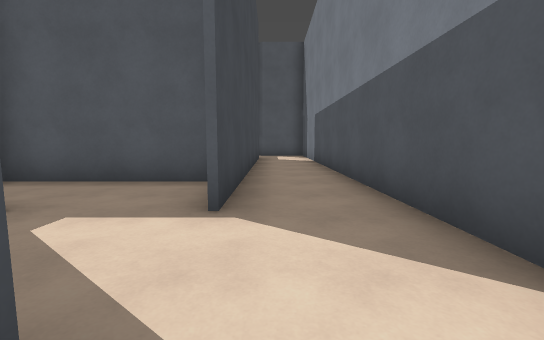
[1] (above)

23 first-person views from a walk through a Godot game level. The camera is 1.3 m above the floor, tilts 6° down and sees 90° across. The floor is counted in squares, 2 m on a side. Each view is taken from the middle of a square. On the plan, view 1 faces up. The plan holds only what a view shows up to about 9 squares ahead; the rest is blank. Surface patterns are stand-ins for the level's own textures.

[2]
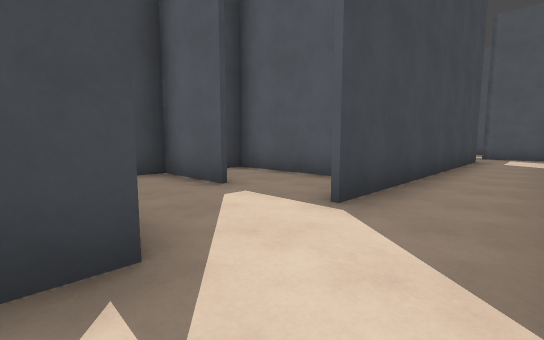

[3]
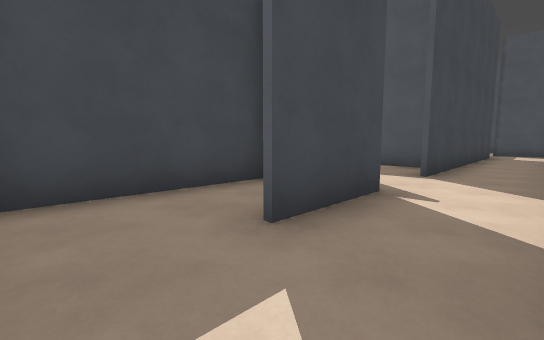

[4]
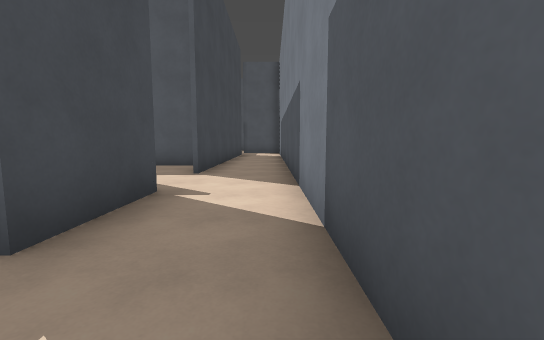

[5]
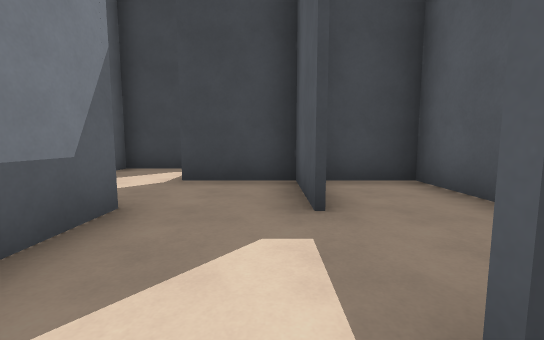

[6]
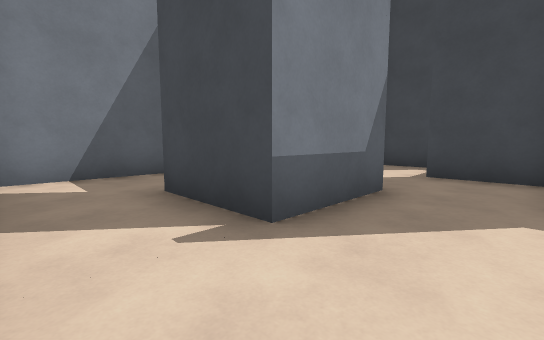

[7]
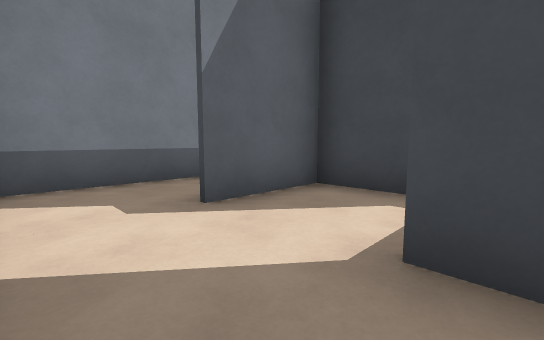

[8]
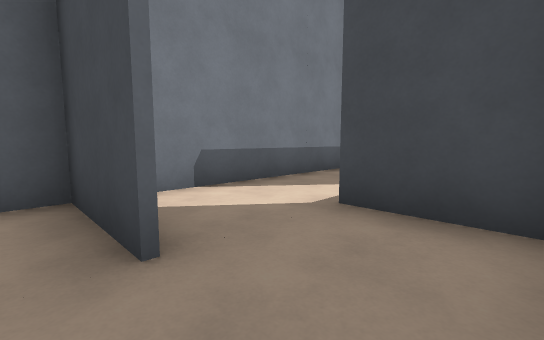

[9]
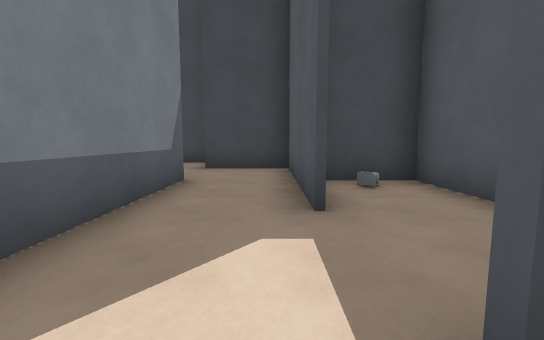

[10]
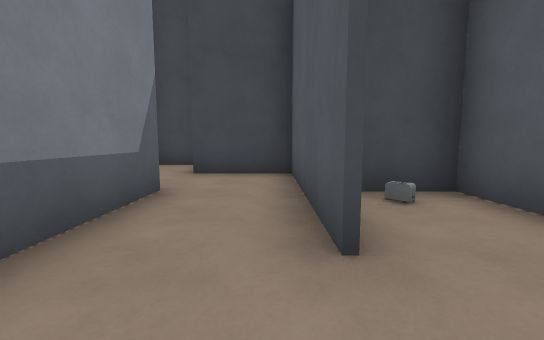

[11]
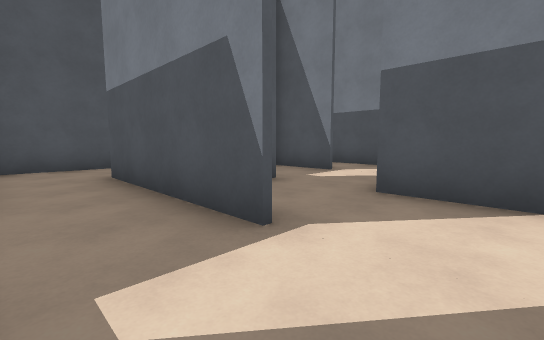

[12]
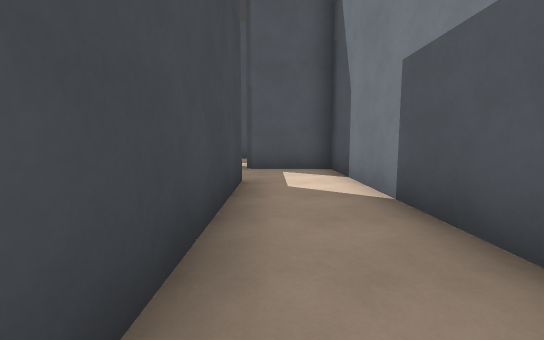

[13]
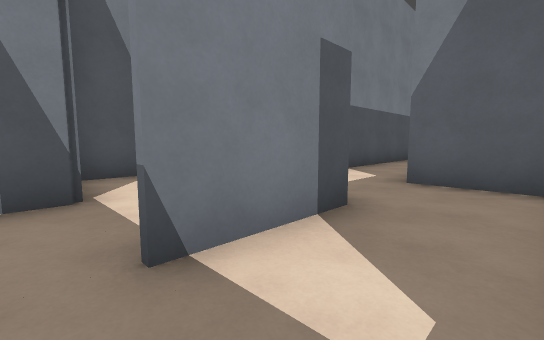

[14]
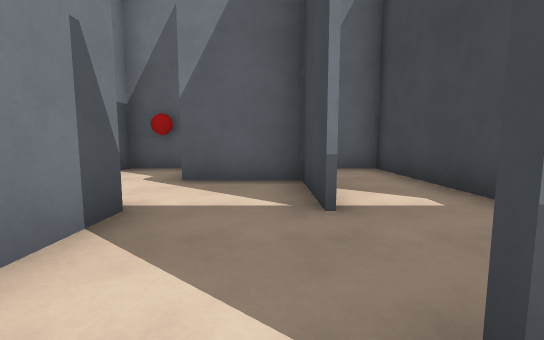

[15]
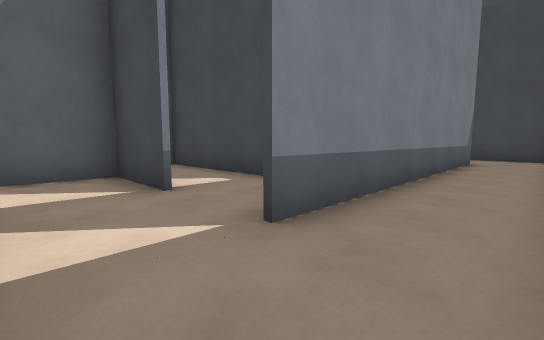

[16]
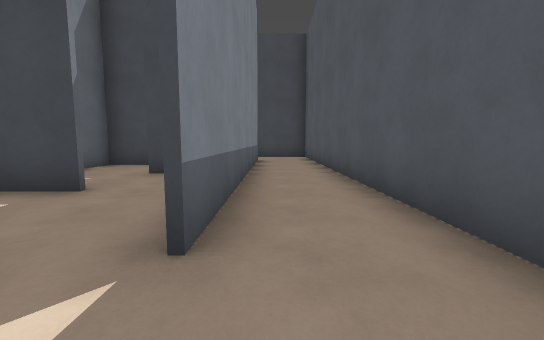

[17]
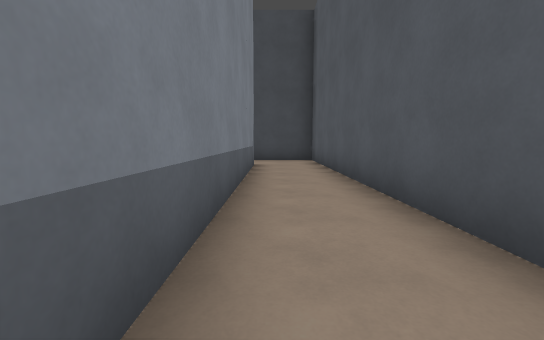

[18]
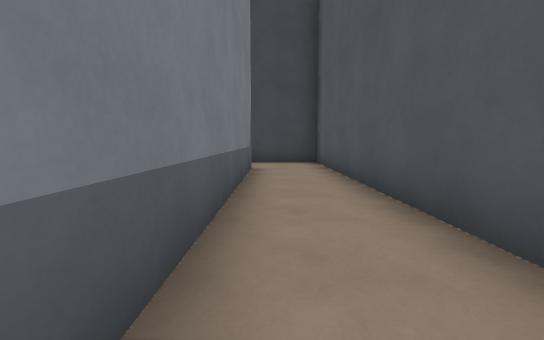

[19]
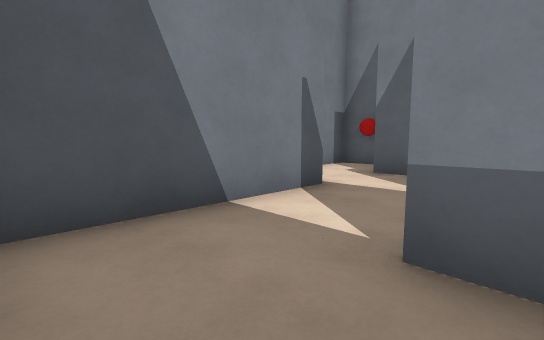

[20]
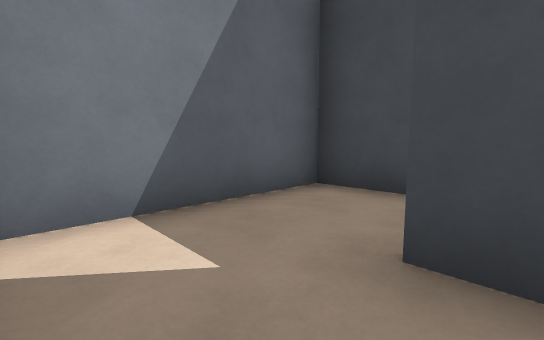

[21]
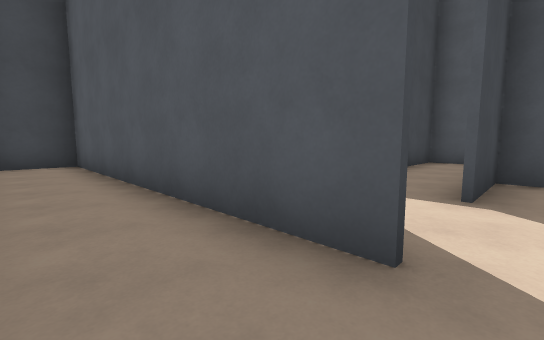

[22]
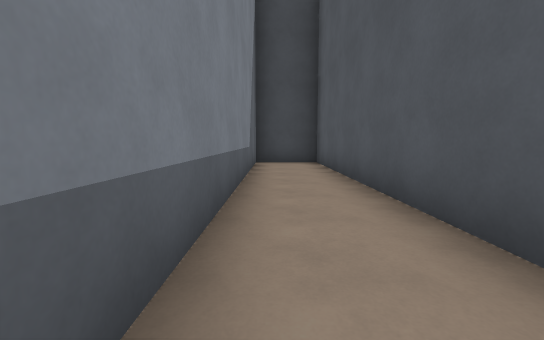

[23]
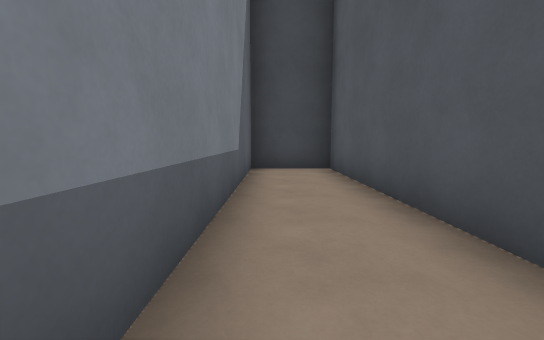

### Floor plan
Points are (right, up) in squares from view 1. A wall is a line through its corners. A room is listed if a view was taken in it or the views show most of it. See-through windows are left out.
Room 1 (views 1, 2, 3, 4)
walls: (1.4, -2.8) (1.4, 0.4); (-1.4, -3.5) (1.1, -3.5); (-0.5, 0.5) (-0.5, -1.5); (-2.5, 0.4) (-2.5, -3.1)
ways out: opening at (0.5, -0.5) to room 2
Room 2 (views 5, 6, 12)
walls: (-1, 4.4) (-4.5, 4.4) (-4.5, 2); (-0.6, 2.4) (-0.6, 4.2); (1.4, 0.4) (1.4, 12.4) (-0.6, 12.4); (-2.6, 0.5) (-0.5, 0.5); (-0.5, 10.5) (-0.5, 2.5)
ways out: opening at (0.5, -0.5) to room 1; opening at (-3, 1) to room 3; opening at (0, 11) to room 6
Room 3 (view 7)
walls: (-2.6, -1.1) (-2.6, 0.5); (-4.5, 2) (-4.5, 0.5); (-5.5, -1.5) (-4.5, -1.5); (-2.4, 2.4) (-4.5, 2.4)
ways out: opening at (-3, 1) to room 2; opening at (-5, -0.5) to room 4; opening at (-4, -2) to room 8
Room 4 (views 8, 11)
walls: (-6.5, 0.6) (-6.5, -1.5); (-4.6, 0.5) (-4.6, 4.5); (-7, -1.5) (-5.5, -1.5); (-5.5, 6.4) (-6.5, 6.4) (-6.5, 4.5)
ways out: opening at (-5, -0.5) to room 3; opening at (-7, 1) to room 5; opening at (-6, 5)
Room 5 (views 9, 10)
walls: (-10.5, 0.5) (-14.5, 0.5) (-14.5, -1.6); (-10.9, 2.4) (-12.5, 2.4) (-12.5, 0.9); (-8.5, 2.1) (-8.5, 0.5); (-12.6, -1.5) (-7, -1.5)
ways out: opening at (-7, 1) to room 4; opening at (-14, -2)
Room 6 (views 13, 20)
walls: (-0.6, 12.4) (-0.6, 14.5); (-2.5, 14.6) (-2.5, 10.5) (-0.5, 10.5)
ways out: opening at (0, 11) to room 2; opening at (-1, 15) to room 9; opening at (-3, 15) to room 10
Room 7 (views 14, 15, 16, 17, 18, 19)
walls: (-8.6, 16.5) (-0.5, 16.5); (-0.2, 18.4) (-10.5, 18.4) (-10.5, 16.4); (1.4, 16.6) (1.4, 18.1)
ways out: opening at (0.5, 16) to room 9
Room 8 (views 21, 22, 23)
walls: (-4.4, -1.6) (-12.5, -1.6) (-12.5, -3.5) (-2.9, -3.5)
ways out: opening at (-4, -2) to room 3
Room 9 (no view inside)
walls: (1.4, 14.4) (1.4, 16.6); (3.4, 13.1) (3.4, 14.1); (-0.5, 14.6) (-0.5, 12.5) (1.5, 12.5); (2.1, 10.5) (3.4, 10.5) (3.4, 11.6)
ways out: opening at (-1, 15) to room 6; opening at (0.5, 16) to room 7
Room 10 (no view inside)
walls: (-4.5, 15.1) (-4.5, 14.5); (-6.5, 13.9) (-6.5, 12.5) (-2.9, 12.5)
ways out: opening at (-3, 15) to room 6

Positions as (right, up) in squares from view 1, and headings:
1: (0, 0), facing up
2: (1, 0), facing up-left
3: (1, -3), facing up-left
4: (1, -3), facing up
5: (0, 2), facing left
6: (1, 2), facing down-left
7: (-3, 1), facing down-left
8: (-6, 2), facing down-left
9: (-8, 0), facing left
10: (-9, 0), facing left
11: (-6, -1), facing up-right
12: (0, 6), facing up
13: (-2, 15), facing down-right
14: (0, 17), facing down
15: (1, 18), facing down-left
16: (1, 17), facing left
17: (-1, 17), facing left
18: (-2, 17), facing left
19: (-1, 18), facing down-right
20: (-3, 15), facing down-left
21: (-4, -3), facing up-left
22: (-4, -3), facing left
23: (-6, -3), facing left
